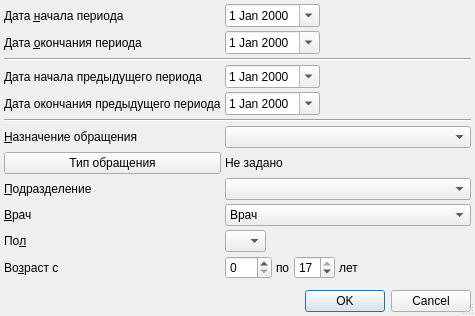
<?xml version="1.0" encoding="UTF-8"?>
<ui version="4.0">
 <class>ReportPreventiveMinorsSetupDialog</class>
 <widget class="QDialog" name="ReportPreventiveMinorsSetupDialog">
  <property name="windowModality">
   <enum>Qt::ApplicationModal</enum>
  </property>
  <property name="geometry">
   <rect>
    <x>0</x>
    <y>0</y>
    <width>475</width>
    <height>316</height>
   </rect>
  </property>
  <property name="windowTitle">
   <string>параметры отчёта</string>
  </property>
  <property name="sizeGripEnabled">
   <bool>true</bool>
  </property>
  <layout class="QGridLayout">
   <property name="margin">
    <number>4</number>
   </property>
   <property name="spacing">
    <number>4</number>
   </property>
   <item row="0" column="2">
    <spacer>
     <property name="orientation">
      <enum>Qt::Horizontal</enum>
     </property>
     <property name="sizeHint" stdset="0">
      <size>
       <width>91</width>
       <height>20</height>
      </size>
     </property>
    </spacer>
   </item>
   <item row="6" column="0">
    <widget class="QLabel" name="lblEventPurpose">
     <property name="text">
      <string>&amp;Назначение обращения</string>
     </property>
     <property name="buddy">
      <cstring>cmbEventPurpose</cstring>
     </property>
    </widget>
   </item>
   <item row="6" column="1" colspan="2">
    <widget class="CRBComboBox" name="cmbEventPurpose"/>
   </item>
   <item row="9" column="1" colspan="2">
    <widget class="COrgStructureComboBox" name="cmbOrgStructure"/>
   </item>
   <item row="15" column="0" colspan="3">
    <widget class="QDialogButtonBox" name="buttonBox">
     <property name="orientation">
      <enum>Qt::Horizontal</enum>
     </property>
     <property name="standardButtons">
      <set>QDialogButtonBox::Cancel|QDialogButtonBox::Ok</set>
     </property>
    </widget>
   </item>
   <item row="11" column="0">
    <widget class="QLabel" name="lblSex">
     <property name="text">
      <string>По&amp;л</string>
     </property>
     <property name="buddy">
      <cstring>cmbSex</cstring>
     </property>
    </widget>
   </item>
   <item row="10" column="0">
    <widget class="QLabel" name="lblPerson">
     <property name="text">
      <string>&amp;Врач</string>
     </property>
     <property name="buddy">
      <cstring>cmbPerson</cstring>
     </property>
    </widget>
   </item>
   <item row="1" column="0">
    <widget class="QLabel" name="lblEndDate">
     <property name="text">
      <string>Дата &amp;окончания периода</string>
     </property>
     <property name="buddy">
      <cstring>edtEndDate</cstring>
     </property>
    </widget>
   </item>
   <item row="5" column="0" colspan="3">
    <widget class="Line" name="line_2">
     <property name="orientation">
      <enum>Qt::Horizontal</enum>
     </property>
    </widget>
   </item>
   <item row="10" column="1" colspan="2">
    <widget class="CPersonComboBoxEx" name="cmbPerson">
     <item>
      <property name="text">
       <string>Врач</string>
      </property>
     </item>
    </widget>
   </item>
   <item row="13" column="0">
    <spacer>
     <property name="orientation">
      <enum>Qt::Vertical</enum>
     </property>
     <property name="sizeHint" stdset="0">
      <size>
       <width>129</width>
       <height>20</height>
      </size>
     </property>
    </spacer>
   </item>
   <item row="7" column="1" colspan="2">
    <widget class="QLabel" name="lblEventTypeList">
     <property name="text">
      <string>Не задано</string>
     </property>
     <property name="wordWrap">
      <bool>true</bool>
     </property>
    </widget>
   </item>
   <item row="3" column="0">
    <widget class="QLabel" name="lblPrevBegDate">
     <property name="text">
      <string>Дата начала предыдущего периода</string>
     </property>
    </widget>
   </item>
   <item row="2" column="0" colspan="3">
    <widget class="Line" name="line">
     <property name="orientation">
      <enum>Qt::Horizontal</enum>
     </property>
    </widget>
   </item>
   <item row="4" column="2">
    <spacer name="horizontalSpacer_2">
     <property name="orientation">
      <enum>Qt::Horizontal</enum>
     </property>
     <property name="sizeHint" stdset="0">
      <size>
       <width>40</width>
       <height>20</height>
      </size>
     </property>
    </spacer>
   </item>
   <item row="7" column="0">
    <widget class="QPushButton" name="btnEventTypeList">
     <property name="text">
      <string>Тип обращения</string>
     </property>
    </widget>
   </item>
   <item row="4" column="1">
    <widget class="CDateEdit" name="edtPrevEndDate">
     <property name="calendarPopup">
      <bool>true</bool>
     </property>
    </widget>
   </item>
   <item row="0" column="1">
    <widget class="CDateEdit" name="edtBegDate">
     <property name="calendarPopup">
      <bool>true</bool>
     </property>
    </widget>
   </item>
   <item row="0" column="0">
    <widget class="QLabel" name="lblBegDate">
     <property name="text">
      <string>Дата &amp;начала периода</string>
     </property>
     <property name="buddy">
      <cstring>edtBegDate</cstring>
     </property>
    </widget>
   </item>
   <item row="12" column="0">
    <widget class="QLabel" name="lblAge">
     <property name="text">
      <string>Во&amp;зраст с</string>
     </property>
     <property name="buddy">
      <cstring>edtAgeFrom</cstring>
     </property>
    </widget>
   </item>
   <item row="9" column="0">
    <widget class="QLabel" name="lblOrgStructure">
     <property name="text">
      <string>&amp;Подразделение</string>
     </property>
     <property name="buddy">
      <cstring>cmbOrgStructure</cstring>
     </property>
    </widget>
   </item>
   <item row="3" column="2">
    <spacer name="horizontalSpacer">
     <property name="orientation">
      <enum>Qt::Horizontal</enum>
     </property>
     <property name="sizeHint" stdset="0">
      <size>
       <width>40</width>
       <height>20</height>
      </size>
     </property>
    </spacer>
   </item>
   <item row="4" column="0">
    <widget class="QLabel" name="lblPrevEndDate">
     <property name="text">
      <string>Дата окончания предыдущего периода</string>
     </property>
    </widget>
   </item>
   <item row="1" column="1">
    <widget class="CDateEdit" name="edtEndDate">
     <property name="calendarPopup">
      <bool>true</bool>
     </property>
    </widget>
   </item>
   <item row="3" column="1">
    <widget class="CDateEdit" name="edtPrevBegDate">
     <property name="calendarPopup">
      <bool>true</bool>
     </property>
    </widget>
   </item>
   <item row="14" column="0">
    <spacer name="verticalSpacer">
     <property name="orientation">
      <enum>Qt::Vertical</enum>
     </property>
     <property name="sizeHint" stdset="0">
      <size>
       <width>20</width>
       <height>40</height>
      </size>
     </property>
    </spacer>
   </item>
   <item row="11" column="1">
    <widget class="QComboBox" name="cmbSex">
     <property name="sizePolicy">
      <sizepolicy hsizetype="Maximum" vsizetype="Fixed">
       <horstretch>0</horstretch>
       <verstretch>0</verstretch>
      </sizepolicy>
     </property>
     <item>
      <property name="text">
       <string/>
      </property>
     </item>
     <item>
      <property name="text">
       <string>М</string>
      </property>
     </item>
     <item>
      <property name="text">
       <string>Ж</string>
      </property>
     </item>
    </widget>
   </item>
   <item row="1" column="2">
    <spacer>
     <property name="orientation">
      <enum>Qt::Horizontal</enum>
     </property>
     <property name="sizeHint" stdset="0">
      <size>
       <width>91</width>
       <height>20</height>
      </size>
     </property>
    </spacer>
   </item>
   <item row="12" column="1" colspan="2">
    <widget class="QFrame" name="frmAge">
     <property name="frameShape">
      <enum>QFrame::NoFrame</enum>
     </property>
     <property name="frameShadow">
      <enum>QFrame::Raised</enum>
     </property>
     <layout class="QHBoxLayout" name="_2">
      <property name="spacing">
       <number>4</number>
      </property>
      <property name="margin">
       <number>0</number>
      </property>
      <item>
       <widget class="QSpinBox" name="edtAgeFrom">
        <property name="sizePolicy">
         <sizepolicy hsizetype="Preferred" vsizetype="Fixed">
          <horstretch>0</horstretch>
          <verstretch>0</verstretch>
         </sizepolicy>
        </property>
        <property name="maximum">
         <number>150</number>
        </property>
       </widget>
      </item>
      <item>
       <widget class="QLabel" name="lblAgeTo">
        <property name="text">
         <string>по</string>
        </property>
        <property name="buddy">
         <cstring>edtAgeTo</cstring>
        </property>
       </widget>
      </item>
      <item>
       <widget class="QSpinBox" name="edtAgeTo">
        <property name="sizePolicy">
         <sizepolicy hsizetype="Preferred" vsizetype="Fixed">
          <horstretch>0</horstretch>
          <verstretch>0</verstretch>
         </sizepolicy>
        </property>
        <property name="maximum">
         <number>17</number>
        </property>
        <property name="value">
         <number>17</number>
        </property>
       </widget>
      </item>
      <item>
       <widget class="QLabel" name="lblAgeYears">
        <property name="text">
         <string>лет</string>
        </property>
        <property name="buddy">
         <cstring>edtAgeTo</cstring>
        </property>
       </widget>
      </item>
      <item>
       <spacer>
        <property name="orientation">
         <enum>Qt::Horizontal</enum>
        </property>
        <property name="sizeHint" stdset="0">
         <size>
          <width>21</width>
          <height>20</height>
         </size>
        </property>
       </spacer>
      </item>
     </layout>
    </widget>
   </item>
  </layout>
 </widget>
 <customwidgets>
  <customwidget>
   <class>COrgStructureComboBox</class>
   <extends>QComboBox</extends>
   <header>Orgs/OrgStructComboBoxes.h</header>
  </customwidget>
  <customwidget>
   <class>CRBComboBox</class>
   <extends>QComboBox</extends>
   <header>library/crbcombobox.h</header>
  </customwidget>
  <customwidget>
   <class>CDateEdit</class>
   <extends>QDateEdit</extends>
   <header>library/DateEdit</header>
  </customwidget>
  <customwidget>
   <class>CPersonComboBoxEx</class>
   <extends>QComboBox</extends>
   <header>Orgs/PersonComboBoxEx.h</header>
  </customwidget>
 </customwidgets>
 <tabstops>
  <tabstop>edtBegDate</tabstop>
  <tabstop>edtEndDate</tabstop>
  <tabstop>edtPrevBegDate</tabstop>
  <tabstop>edtPrevEndDate</tabstop>
  <tabstop>cmbEventPurpose</tabstop>
  <tabstop>btnEventTypeList</tabstop>
  <tabstop>cmbOrgStructure</tabstop>
  <tabstop>cmbPerson</tabstop>
  <tabstop>cmbSex</tabstop>
  <tabstop>edtAgeFrom</tabstop>
  <tabstop>edtAgeTo</tabstop>
  <tabstop>buttonBox</tabstop>
 </tabstops>
 <resources/>
 <connections>
  <connection>
   <sender>buttonBox</sender>
   <signal>accepted()</signal>
   <receiver>ReportPreventiveMinorsSetupDialog</receiver>
   <slot>accept()</slot>
   <hints>
    <hint type="sourcelabel">
     <x>116</x>
     <y>416</y>
    </hint>
    <hint type="destinationlabel">
     <x>102</x>
     <y>90</y>
    </hint>
   </hints>
  </connection>
  <connection>
   <sender>buttonBox</sender>
   <signal>rejected()</signal>
   <receiver>ReportPreventiveMinorsSetupDialog</receiver>
   <slot>reject()</slot>
   <hints>
    <hint type="sourcelabel">
     <x>229</x>
     <y>416</y>
    </hint>
    <hint type="destinationlabel">
     <x>236</x>
     <y>76</y>
    </hint>
   </hints>
  </connection>
 </connections>
</ui>
